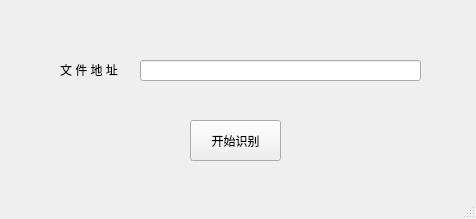
<?xml version="1.0" encoding="UTF-8"?>
<ui version="4.0">
 <class>MainWindow</class>
 <widget class="QMainWindow" name="MainWindow">
  <property name="geometry">
   <rect>
    <x>0</x>
    <y>0</y>
    <width>476</width>
    <height>219</height>
   </rect>
  </property>
  <property name="windowTitle">
   <string>MainWindow</string>
  </property>
  <widget class="QWidget" name="centralwidget">
   <widget class="QLabel" name="label">
    <property name="geometry">
     <rect>
      <x>60</x>
      <y>60</y>
      <width>71</width>
      <height>20</height>
     </rect>
    </property>
    <property name="text">
     <string>文 件 地 址</string>
    </property>
   </widget>
   <widget class="QPushButton" name="start_bt">
    <property name="geometry">
     <rect>
      <x>190</x>
      <y>120</y>
      <width>91</width>
      <height>41</height>
     </rect>
    </property>
    <property name="text">
     <string>开始识别</string>
    </property>
   </widget>
   <widget class="QLineEdit" name="file_path">
    <property name="geometry">
     <rect>
      <x>140</x>
      <y>60</y>
      <width>281</width>
      <height>21</height>
     </rect>
    </property>
    <property name="readOnly">
     <bool>true</bool>
    </property>
   </widget>
  </widget>
  <widget class="QMenuBar" name="menubar">
   <property name="geometry">
    <rect>
     <x>0</x>
     <y>0</y>
     <width>476</width>
     <height>21</height>
    </rect>
   </property>
  </widget>
  <widget class="QStatusBar" name="statusbar"/>
 </widget>
 <resources/>
 <connections/>
</ui>
